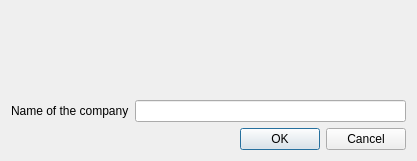
<?xml version="1.0" encoding="UTF-8"?>
<ui version="4.0">
 <class>frmCompaniesAdd</class>
 <widget class="QDialog" name="frmCompaniesAdd">
  <property name="windowModality">
   <enum>Qt::WindowModal</enum>
  </property>
  <property name="geometry">
   <rect>
    <x>0</x>
    <y>0</y>
    <width>417</width>
    <height>161</height>
   </rect>
  </property>
  <property name="windowTitle">
   <string>Managing companies</string>
  </property>
  <property name="windowIcon">
   <iconset resource="../images/caloriestracker.qrc">
    <normaloff>:/caloriestracker/list-add-user.png</normaloff>:/caloriestracker/list-add-user.png</iconset>
  </property>
  <property name="modal">
   <bool>true</bool>
  </property>
  <layout class="QHBoxLayout" name="horizontalLayout_16">
   <item>
    <layout class="QVBoxLayout" name="verticalLayout_3">
     <item>
      <widget class="QLabel" name="lbl">
       <property name="font">
        <font>
         <pointsize>14</pointsize>
         <weight>75</weight>
         <bold>true</bold>
        </font>
       </property>
       <property name="styleSheet">
        <string notr="true">color: rgb(0, 128, 0);</string>
       </property>
       <property name="alignment">
        <set>Qt::AlignCenter</set>
       </property>
      </widget>
     </item>
     <item>
      <layout class="QHBoxLayout" name="horizontalLayout_5">
       <item>
        <widget class="QLabel" name="label_6">
         <property name="text">
          <string>Name of the company</string>
         </property>
        </widget>
       </item>
       <item>
        <widget class="QLineEdit" name="txtName"/>
       </item>
      </layout>
     </item>
     <item>
      <widget class="QDialogButtonBox" name="bb">
       <property name="standardButtons">
        <set>QDialogButtonBox::Cancel|QDialogButtonBox::Ok</set>
       </property>
      </widget>
     </item>
    </layout>
   </item>
  </layout>
 </widget>
 <resources>
  <include location="../images/caloriestracker.qrc"/>
 </resources>
 <connections/>
</ui>
